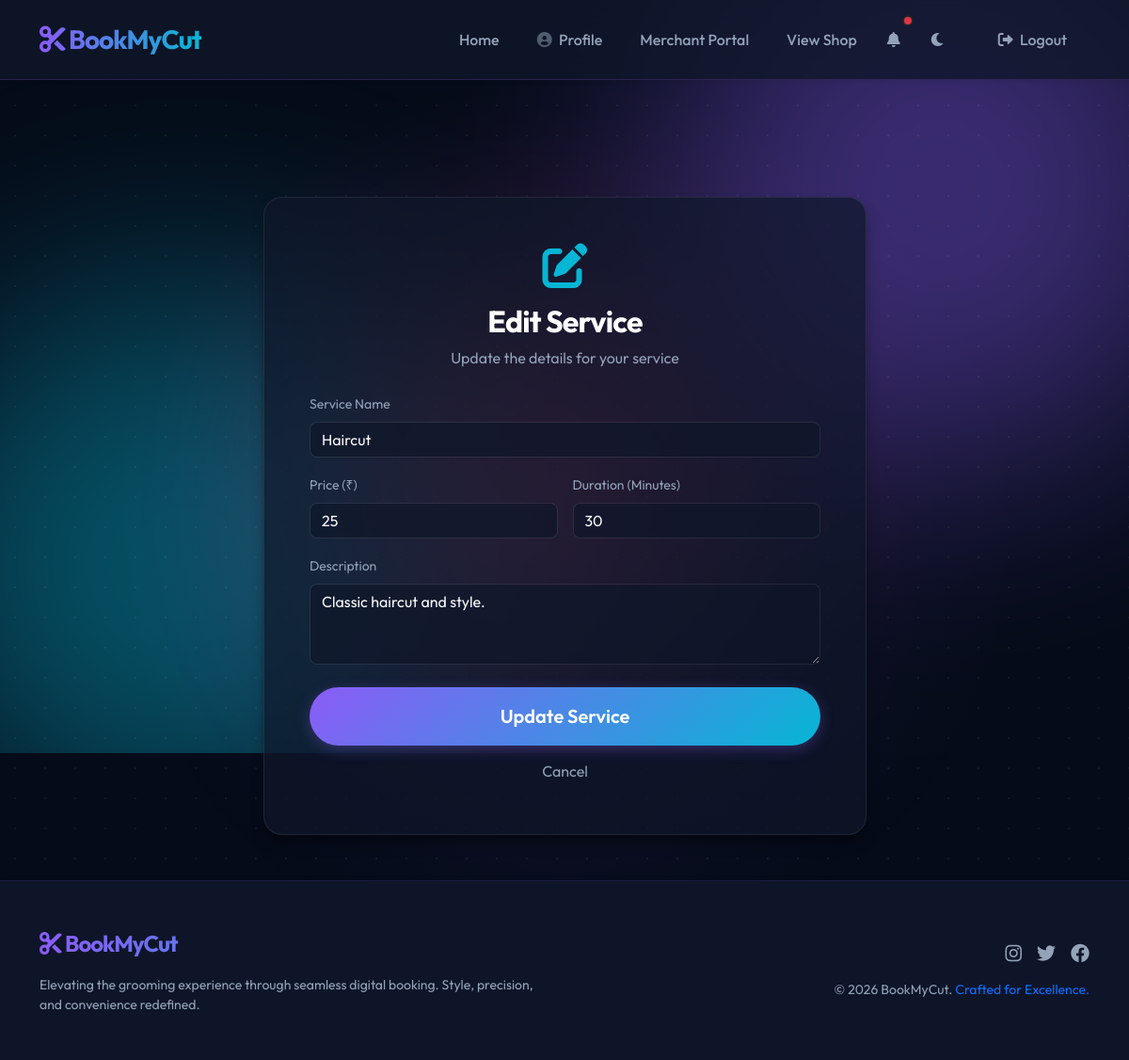
The page /owner/edit_service/1 (signed in) on the database as committed earlier.
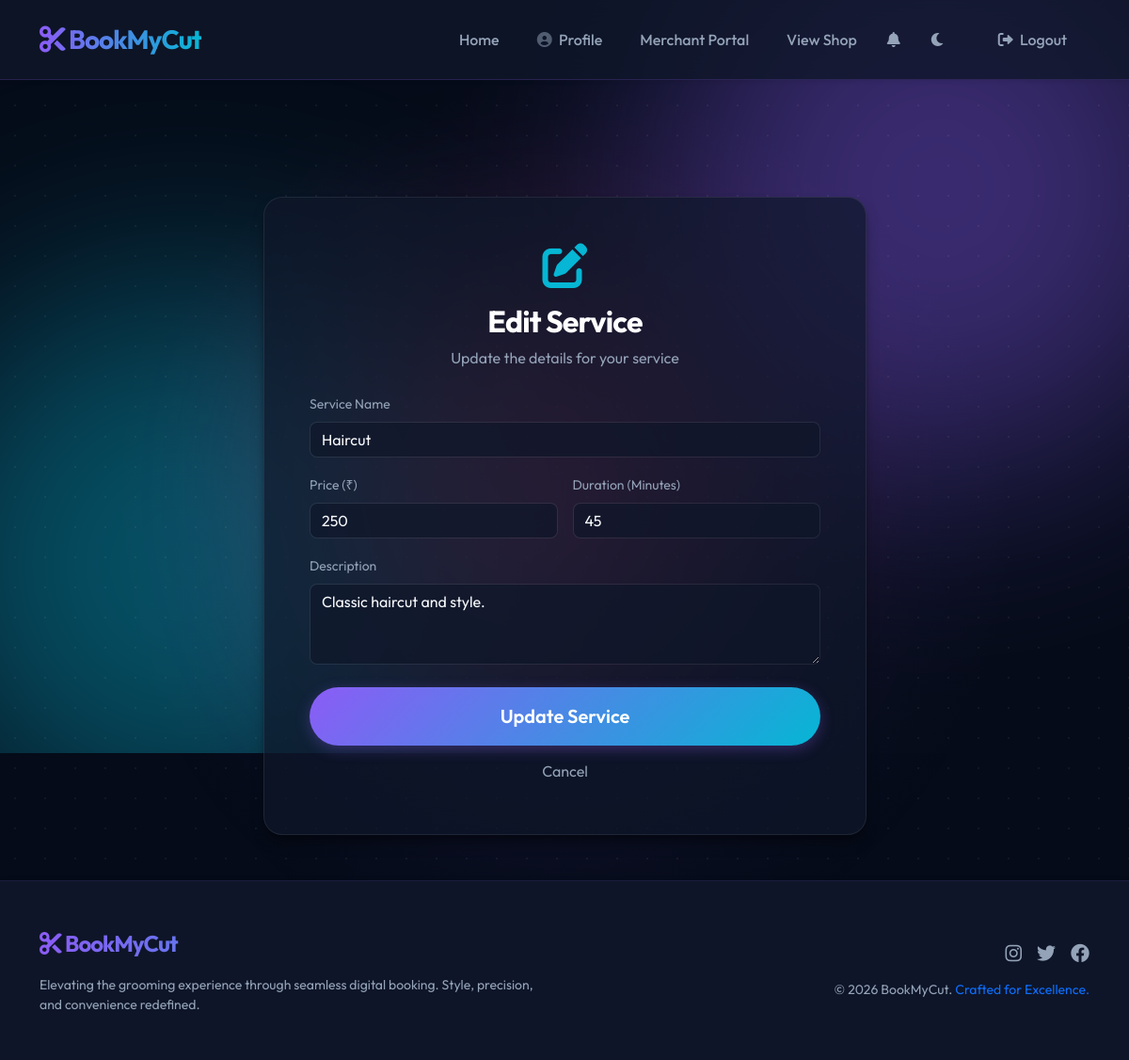
The same page on the database as committed later.
### tables this page shows
CREATE TABLE services (
    id INTEGER PRIMARY KEY AUTOINCREMENT,
    shop_id INTEGER NOT NULL,
    name VARCHAR(100) NOT NULL,
    description TEXT,
    price DECIMAL(10, 2) NOT NULL,
    duration_minutes INTEGER NOT NULL,
    FOREIGN KEY (shop_id) REFERENCES shops(id) ON DELETE CASCADE
);

### app.py (the view, shortened to what this page needs)
@app.route('/owner/edit_service/<int:service_id>', methods=['GET', 'POST'])
def edit_service(service_id):
    if not is_logged_in() or not is_owner():
        return redirect(url_for('login'))
    cursor = get_db_cursor()
    cursor.execute('''
        SELECT s.*, sh.owner_id
        FROM services s
        JOIN shops sh ON s.shop_id = sh.id
        WHERE s.id = ? AND sh.owner_id = ?
    ''', (service_id, session['id']))
    service = cursor.fetchone()
    if not service:
        flash('Service not found or unauthorized access!', 'danger')
        return redirect(url_for('owner_dashboard'))
    return render_template('edit_service.html', service=service)

### app.py (called while the page is built)
def get_db_cursor():
    return db.connection.cursor()

def is_logged_in():
    return 'loggedin' in session

def is_owner():
    return 'role' in session and session['role'] == 'shop_owner'

@app.context_processor
def inject_shop_status():
    unread_count = 0
    if is_logged_in():
        from flask import g
        cursor = get_db_cursor()
        cursor.execute("SELECT COUNT(*) as count FROM notifications WHERE user_id = ? AND is_read = FALSE", (session['id'],))
        res = cursor.fetchone()
        unread_count = res['count'] if res else 0
    if is_logged_in() and is_owner():
        cursor = get_db_cursor()
        cursor.execute('SELECT id FROM shops WHERE owner_id = ?', (session['id'],))
        shop = cursor.fetchone()
        return {'owner_has_shop': shop is not None, 'owner_shop_id': shop['id'] if shop else None, 'unread_notifications': unread_count, 'get_now': get_now}
    return {'owner_has_shop': False, 'owner_shop_id': None, 'unread_notifications': unread_count, 'get_now': get_now}

### templates/edit_service.html (shortened to what this page needs)
{% extends 'base.html' %}
{% block content %}
<div class="row justify-content-center fade-in">
    <div class="col-md-8 col-lg-7">
        <div class="glass-card p-4 p-md-5 scale-in">
            <div class="text-center mb-4">
                <i class="fas fa-edit fa-3x mb-3" style="color: var(--secondary-color);"></i>
                <h2 class="fw-bold text-white">Edit Service</h2>
                <p class="text-muted">Update the details for your service</p>
            </div>
            <form action="{{ url_for('edit_service', service_id=service.id) }}" method="post">
                <div class="mb-3">
                    <label for="name" class="form-label text-muted small">Service Name</label>
                    <input type="text" class="form-control bg-dark border-secondary border-opacity-25 text-white"
                        id="name" name="name" value="{{ service.name }}" maxlength="100" required>
                </div>
                <div class="row g-3 mb-3">
                    <div class="col-md-6">
                        <label for="price" class="form-label text-muted small">Price (₹)</label>
                        <input type="number" step="0.01" min="1"
                            class="form-control bg-dark border-secondary border-opacity-25 text-white" id="price"
                            name="price" value="{{ service.price }}" required>
                    </div>
                    <div class="col-md-6">
                        <label for="duration" class="form-label text-muted small">Duration (Minutes)</label>
                        <input type="number" min="1"
                            class="form-control bg-dark border-secondary border-opacity-25 text-white" id="duration"
                            name="duration" value="{{ service.duration_minutes }}" required>
                    </div>
                </div>
                <div class="mb-4">
                    <label for="description" class="form-label text-muted small">Description</label>
                    <textarea class="form-control bg-dark border-secondary border-opacity-25 text-white"
                        id="description" name="description" rows="3" maxlength="500"
                        placeholder="A brief description of this service...">{{ service.description }}</textarea>
                </div>
                <div class="d-grid gap-2">
                    <button type="submit" class="btn btn-primary btn-lg rounded-pill py-3">Update Service</button>
                    <a href="{{ url_for('owner_dashboard') }}"
                        class="btn btn-link text-muted text-decoration-none">Cancel</a>
                </div>
            </form>
        </div>
    </div>
</div>
{% endblock %}

Rows that differ between the two databases and show on the page:
changed services "Haircut": price "25" → "250"; duration "30" → "45"
